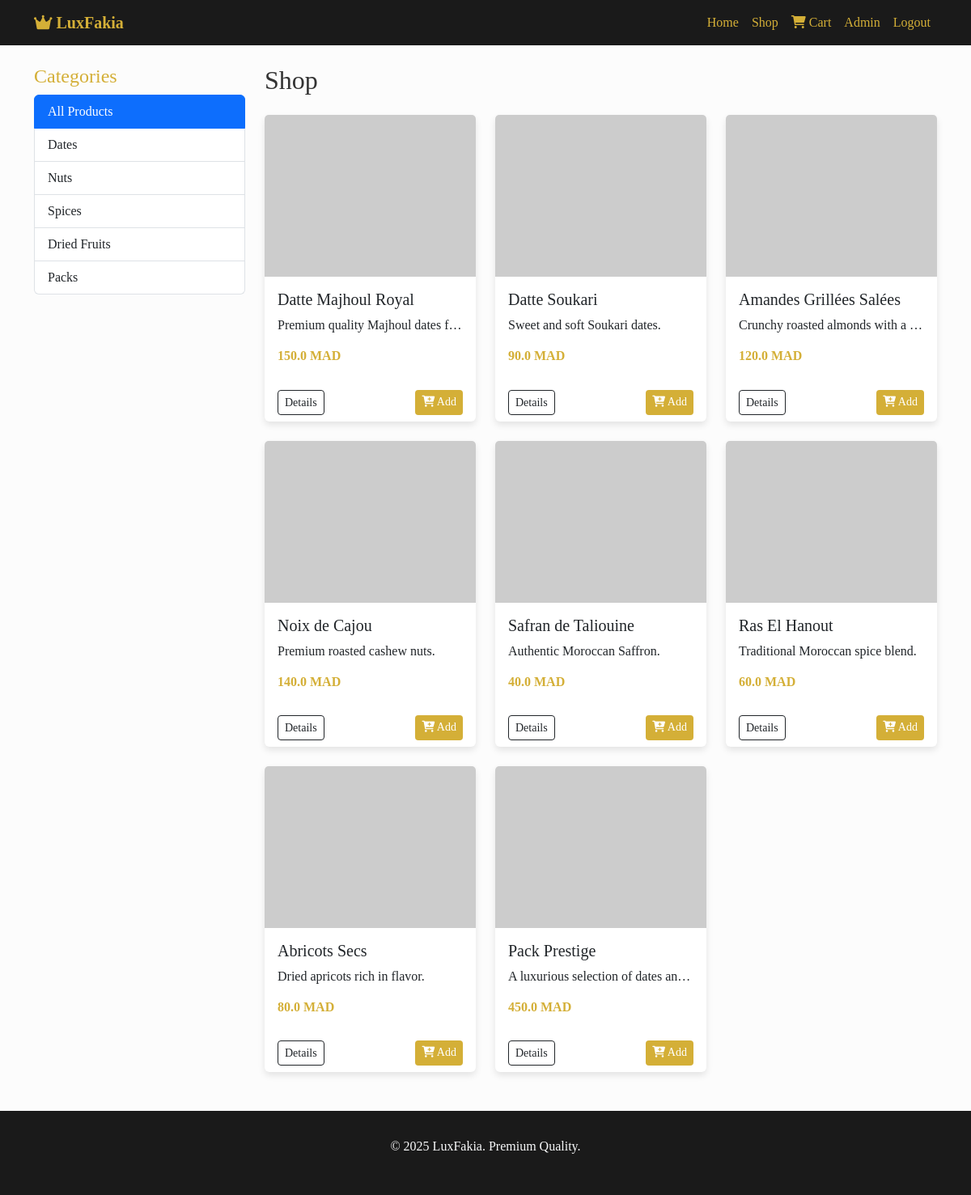
/shop (signed in), run on the app's committed database.
### models.py (models this page shows, shortened)
class Product(db.Model):
    id = db.Column(db.Integer, primary_key=True)
    name = db.Column(db.String(150), nullable=False)
    description = db.Column(db.Text, nullable=True)
    price = db.Column(db.Float, nullable=False)
    category = db.Column(db.String(100), nullable=False)
    image_url = db.Column(db.String(500), nullable=True)

### routes.py (the view)
@main_bp.route('/shop')
def shop():
    category = request.args.get('category')
    if category:
        products = Product.query.filter_by(category=category).all()
    else:
        products = Product.query.all()
    categories = db.session.query(Product.category).distinct().all()
    categories = [c[0] for c in categories]
    return render_template('shop.html', products=products, categories=categories, current_category=category)

### app.py (called while the page is built)
def create_app(test_config=None):
    app = Flask(__name__)
    app.config['SECRET_KEY'] = os.environ.get('SECRET_KEY', 'dev-secret-key-luxfakia')
    app.config['SQLALCHEMY_DATABASE_URI'] = 'sqlite:///luxfakia.db'
    app.config['SQLALCHEMY_TRACK_MODIFICATIONS'] = False
    if test_config:
        app.config.update(test_config)
    csrf = CSRFProtect()
    csrf.init_app(app)
    db.init_app(app)
    login_manager = LoginManager()
    login_manager.login_view = 'admin.login'
    login_manager.init_app(app)
    @login_manager.user_loader
    def load_user(user_id):
        return User.query.get(int(user_id))
    from routes import main_bp
    from admin_routes import admin_bp
    app.register_blueprint(main_bp)
    app.register_blueprint(admin_bp)
    with app.app_context():
        db.create_all()
    return app

### templates/shop.html
{% extends "base.html" %}
{% block content %}
<div class="row">
    <div class="col-md-3">
        <h4 class="text-gold">Categories</h4>
        <div class="list-group">
            <a href="{{ url_for('main.shop') }}" class="list-group-item list-group-item-action {% if not current_category %}active{% endif %}">All Products</a>
            {% for cat in categories %}
            <a href="{{ url_for('main.shop', category=cat) }}" class="list-group-item list-group-item-action {% if current_category == cat %}active{% endif %}">{{ cat }}</a>
            {% endfor %}
        </div>
    </div>
    <div class="col-md-9">
        <h2 class="mb-4">Shop</h2>
        <div class="row row-cols-1 row-cols-md-3 g-4">
            {% for product in products %}
            <div class="col">
                <div class="card h-100">
                    <img src="{{ product.image_url }}" class="card-img-top" alt="{{ product.name }}" style="height: 200px; object-fit: cover;">
                    <div class="card-body">
                        <h5 class="card-title">{{ product.name }}</h5>
                        <p class="card-text text-truncate">{{ product.description }}</p>
                        <h6 class="text-gold fw-bold">{{ product.price }} MAD</h6>
                    </div>
                    <div class="card-footer bg-transparent border-top-0 d-flex justify-content-between">
                        <a href="{{ url_for('main.product_detail', product_id=product.id) }}" class="btn btn-outline-dark btn-sm">Details</a>
                        <a href="{{ url_for('main.add_to_cart', product_id=product.id) }}" class="btn btn-gold btn-sm"><i class="fas fa-cart-plus"></i> Add</a>
                    </div>
                </div>
            </div>
            {% endfor %}
        </div>
    </div>
</div>
{% endblock %}

### templates/base.html (style rules this page uses)
:root { --primary-gold: #D4AF37; --dark-bg: #1a1a1a; --light-text: #f8f9fa; }
body { font-family: 'Playfair Display', serif; background-color: #fcfcfc; color: #333; }
.btn-gold { background-color: var(--primary-gold); color: #fff; border: none; }
.text-gold { color: var(--primary-gold); }
.card { border: none; box-shadow: 0 4px 8px rgba(0,0,0,0.1); transition: transform 0.3s; }

### data on the page
Product: name "Datte Majhoul Royal", description "Premium quality Majhoul dates f…", price "150.0"
Product: name "Datte Soukari", description "Sweet and soft Soukari dates.", price "90.0"
Product: name "Amandes Grillées Salées", description "Crunchy roasted almonds with a…", price "120.0"
Product: name "Noix de Cajou", description "Premium roasted cashew nuts.", price "140.0"
Product: name "Safran de Taliouine", description "Authentic Moroccan Saffron.", price "40.0"
Product: name "Ras El Hanout", description "Traditional Moroccan spice blend.", price "60.0"
Product: name "Abricots Secs", description "Dried apricots rich in flavor.", price "80.0"
Product: name "Pack Prestige", description "A luxurious selection of dates an…", price "450.0"

### other printed values
{{ cat }} "Dates" "Nuts" "Spices" "Dried Fruits" "Packs"
